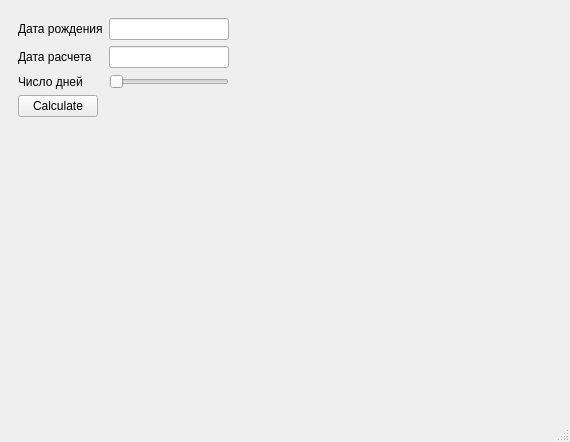
<?xml version="1.0" encoding="UTF-8"?>
<ui version="4.0">
 <class>HomeWindow</class>
 <widget class="QMainWindow" name="HomeWindow">
  <property name="geometry">
   <rect>
    <x>0</x>
    <y>0</y>
    <width>570</width>
    <height>442</height>
   </rect>
  </property>
  <property name="windowTitle">
   <string>HomeWindow</string>
  </property>
  <widget class="QWidget" name="centralwidget">
   <layout class="QVBoxLayout" name="verticalLayout_3" stretch="1,10">
    <item>
     <widget class="QWidget" name="widget_2" native="true">
      <layout class="QVBoxLayout" name="verticalLayout_5" stretch="0">
       <item>
        <layout class="QFormLayout" name="formLayout">
         <item row="0" column="0">
          <widget class="QLabel" name="label">
           <property name="text">
            <string>Дата рождения</string>
           </property>
          </widget>
         </item>
         <item row="2" column="0">
          <widget class="QLabel" name="label_2">
           <property name="text">
            <string>Число дней</string>
           </property>
          </widget>
         </item>
         <item row="2" column="1">
          <layout class="QHBoxLayout" name="horizontalLayout_4">
           <item>
            <widget class="QSlider" name="daysSlider">
             <property name="sizePolicy">
              <sizepolicy hsizetype="Maximum" vsizetype="Fixed">
               <horstretch>0</horstretch>
               <verstretch>0</verstretch>
              </sizepolicy>
             </property>
             <property name="maximumSize">
              <size>
               <width>120</width>
               <height>16777215</height>
              </size>
             </property>
             <property name="minimum">
              <number>7</number>
             </property>
             <property name="maximum">
              <number>60</number>
             </property>
             <property name="orientation">
              <enum>Qt::Horizontal</enum>
             </property>
            </widget>
           </item>
           <item>
            <widget class="QLabel" name="daysLabel">
             <property name="text">
              <string/>
             </property>
            </widget>
           </item>
          </layout>
         </item>
         <item row="4" column="0">
          <widget class="QPushButton" name="calculateButton">
           <property name="text">
            <string>Calculate</string>
           </property>
          </widget>
         </item>
         <item row="0" column="1">
          <widget class="QLineEdit" name="dateLineEdit">
           <property name="sizePolicy">
            <sizepolicy hsizetype="Maximum" vsizetype="Fixed">
             <horstretch>0</horstretch>
             <verstretch>0</verstretch>
            </sizepolicy>
           </property>
           <property name="maximumSize">
            <size>
             <width>120</width>
             <height>16777215</height>
            </size>
           </property>
          </widget>
         </item>
         <item row="1" column="0">
          <widget class="QLabel" name="label_3">
           <property name="text">
            <string>Дата расчета</string>
           </property>
          </widget>
         </item>
         <item row="1" column="1">
          <widget class="QLineEdit" name="countDateEdit">
           <property name="maximumSize">
            <size>
             <width>120</width>
             <height>16777215</height>
            </size>
           </property>
          </widget>
         </item>
        </layout>
       </item>
      </layout>
     </widget>
    </item>
    <item>
     <widget class="QWidget" name="widget" native="true">
      <layout class="QVBoxLayout" name="verticalLayout_4" stretch="0">
       <item>
        <layout class="QVBoxLayout" name="verticalLayout"/>
       </item>
      </layout>
     </widget>
    </item>
   </layout>
  </widget>
  <widget class="QMenuBar" name="menubar">
   <property name="geometry">
    <rect>
     <x>0</x>
     <y>0</y>
     <width>570</width>
     <height>19</height>
    </rect>
   </property>
  </widget>
  <widget class="QStatusBar" name="statusbar"/>
 </widget>
 <resources/>
 <connections/>
</ui>
